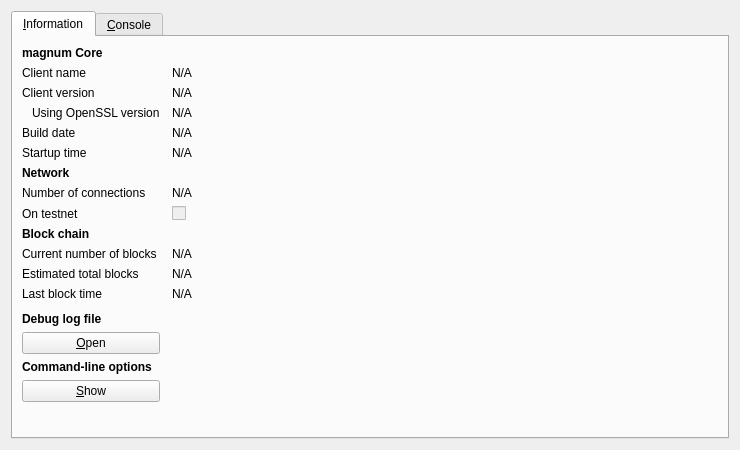
<?xml version="1.0" encoding="UTF-8"?>
<ui version="4.0">
 <class>RPCConsole</class>
 <widget class="QDialog" name="RPCConsole">
  <property name="geometry">
   <rect>
    <x>0</x>
    <y>0</y>
    <width>740</width>
    <height>450</height>
   </rect>
  </property>
  <property name="windowTitle">
   <string>magnum - Debug window</string>
  </property>
  <layout class="QVBoxLayout" name="verticalLayout_2">
   <item>
    <widget class="QTabWidget" name="tabWidget">
     <property name="currentIndex">
      <number>0</number>
     </property>
     <widget class="QWidget" name="tab_info">
      <attribute name="title">
       <string>&amp;Information</string>
      </attribute>
      <layout class="QGridLayout" name="gridLayout" columnstretch="0,1">
       <property name="horizontalSpacing">
        <number>12</number>
       </property>
       <item row="0" column="0">
        <widget class="QLabel" name="label_9">
         <property name="font">
          <font>
           <weight>75</weight>
           <bold>true</bold>
          </font>
         </property>
         <property name="text">
          <string>magnum Core</string>
         </property>
        </widget>
       </item>
       <item row="1" column="0">
        <widget class="QLabel" name="label_5">
         <property name="text">
          <string>Client name</string>
         </property>
        </widget>
       </item>
       <item row="1" column="1">
        <widget class="QLabel" name="clientName">
         <property name="cursor">
          <cursorShape>IBeamCursor</cursorShape>
         </property>
         <property name="text">
          <string>N/A</string>
         </property>
         <property name="textFormat">
          <enum>Qt::PlainText</enum>
         </property>
         <property name="textInteractionFlags">
          <set>Qt::LinksAccessibleByMouse|Qt::TextSelectableByKeyboard|Qt::TextSelectableByMouse</set>
         </property>
        </widget>
       </item>
       <item row="2" column="0">
        <widget class="QLabel" name="label_6">
         <property name="text">
          <string>Client version</string>
         </property>
        </widget>
       </item>
       <item row="2" column="1">
        <widget class="QLabel" name="clientVersion">
         <property name="cursor">
          <cursorShape>IBeamCursor</cursorShape>
         </property>
         <property name="text">
          <string>N/A</string>
         </property>
         <property name="textFormat">
          <enum>Qt::PlainText</enum>
         </property>
         <property name="textInteractionFlags">
          <set>Qt::LinksAccessibleByMouse|Qt::TextSelectableByKeyboard|Qt::TextSelectableByMouse</set>
         </property>
        </widget>
       </item>
       <item row="3" column="0">
        <widget class="QLabel" name="label_14">
         <property name="text">
          <string>Using OpenSSL version</string>
         </property>
         <property name="indent">
          <number>10</number>
         </property>
        </widget>
       </item>
       <item row="3" column="1">
        <widget class="QLabel" name="openSSLVersion">
         <property name="cursor">
          <cursorShape>IBeamCursor</cursorShape>
         </property>
         <property name="text">
          <string>N/A</string>
         </property>
         <property name="textFormat">
          <enum>Qt::PlainText</enum>
         </property>
         <property name="textInteractionFlags">
          <set>Qt::LinksAccessibleByMouse|Qt::TextSelectableByKeyboard|Qt::TextSelectableByMouse</set>
         </property>
        </widget>
       </item>
       <item row="4" column="0">
        <widget class="QLabel" name="label_12">
         <property name="text">
          <string>Build date</string>
         </property>
        </widget>
       </item>
       <item row="4" column="1">
        <widget class="QLabel" name="buildDate">
         <property name="cursor">
          <cursorShape>IBeamCursor</cursorShape>
         </property>
         <property name="text">
          <string>N/A</string>
         </property>
         <property name="textFormat">
          <enum>Qt::PlainText</enum>
         </property>
         <property name="textInteractionFlags">
          <set>Qt::LinksAccessibleByMouse|Qt::TextSelectableByKeyboard|Qt::TextSelectableByMouse</set>
         </property>
        </widget>
       </item>
       <item row="5" column="0">
        <widget class="QLabel" name="label_13">
         <property name="text">
          <string>Startup time</string>
         </property>
        </widget>
       </item>
       <item row="5" column="1">
        <widget class="QLabel" name="startupTime">
         <property name="cursor">
          <cursorShape>IBeamCursor</cursorShape>
         </property>
         <property name="text">
          <string>N/A</string>
         </property>
         <property name="textFormat">
          <enum>Qt::PlainText</enum>
         </property>
         <property name="textInteractionFlags">
          <set>Qt::LinksAccessibleByMouse|Qt::TextSelectableByKeyboard|Qt::TextSelectableByMouse</set>
         </property>
        </widget>
       </item>
       <item row="6" column="0">
        <widget class="QLabel" name="label_11">
         <property name="font">
          <font>
           <weight>75</weight>
           <bold>true</bold>
          </font>
         </property>
         <property name="text">
          <string>Network</string>
         </property>
        </widget>
       </item>
       <item row="7" column="0">
        <widget class="QLabel" name="label_7">
         <property name="text">
          <string>Number of connections</string>
         </property>
        </widget>
       </item>
       <item row="7" column="1">
        <widget class="QLabel" name="numberOfConnections">
         <property name="cursor">
          <cursorShape>IBeamCursor</cursorShape>
         </property>
         <property name="text">
          <string>N/A</string>
         </property>
         <property name="textFormat">
          <enum>Qt::PlainText</enum>
         </property>
         <property name="textInteractionFlags">
          <set>Qt::LinksAccessibleByMouse|Qt::TextSelectableByKeyboard|Qt::TextSelectableByMouse</set>
         </property>
        </widget>
       </item>
       <item row="8" column="0">
        <widget class="QLabel" name="label_8">
         <property name="text">
          <string>On testnet</string>
         </property>
        </widget>
       </item>
       <item row="8" column="1">
        <widget class="QCheckBox" name="isTestNet">
         <property name="enabled">
          <bool>false</bool>
         </property>
         <property name="text">
          <string/>
         </property>
        </widget>
       </item>
       <item row="9" column="0">
        <widget class="QLabel" name="label_10">
         <property name="font">
          <font>
           <weight>75</weight>
           <bold>true</bold>
          </font>
         </property>
         <property name="text">
          <string>Block chain</string>
         </property>
        </widget>
       </item>
       <item row="10" column="0">
        <widget class="QLabel" name="label_3">
         <property name="text">
          <string>Current number of blocks</string>
         </property>
        </widget>
       </item>
       <item row="10" column="1">
        <widget class="QLabel" name="numberOfBlocks">
         <property name="cursor">
          <cursorShape>IBeamCursor</cursorShape>
         </property>
         <property name="text">
          <string>N/A</string>
         </property>
         <property name="textFormat">
          <enum>Qt::PlainText</enum>
         </property>
         <property name="textInteractionFlags">
          <set>Qt::LinksAccessibleByMouse|Qt::TextSelectableByKeyboard|Qt::TextSelectableByMouse</set>
         </property>
        </widget>
       </item>
       <item row="11" column="0">
        <widget class="QLabel" name="label_4">
         <property name="text">
          <string>Estimated total blocks</string>
         </property>
        </widget>
       </item>
       <item row="11" column="1">
        <widget class="QLabel" name="totalBlocks">
         <property name="cursor">
          <cursorShape>IBeamCursor</cursorShape>
         </property>
         <property name="text">
          <string>N/A</string>
         </property>
         <property name="textFormat">
          <enum>Qt::PlainText</enum>
         </property>
         <property name="textInteractionFlags">
          <set>Qt::LinksAccessibleByMouse|Qt::TextSelectableByKeyboard|Qt::TextSelectableByMouse</set>
         </property>
        </widget>
       </item>
       <item row="12" column="0">
        <widget class="QLabel" name="label_2">
         <property name="text">
          <string>Last block time</string>
         </property>
        </widget>
       </item>
       <item row="12" column="1">
        <widget class="QLabel" name="lastBlockTime">
         <property name="cursor">
          <cursorShape>IBeamCursor</cursorShape>
         </property>
         <property name="text">
          <string>N/A</string>
         </property>
         <property name="textFormat">
          <enum>Qt::PlainText</enum>
         </property>
         <property name="textInteractionFlags">
          <set>Qt::LinksAccessibleByMouse|Qt::TextSelectableByKeyboard|Qt::TextSelectableByMouse</set>
         </property>
        </widget>
       </item>
       <item row="13" column="0">
        <spacer name="verticalSpacer_2">
         <property name="orientation">
          <enum>Qt::Vertical</enum>
         </property>
         <property name="sizeHint" stdset="0">
          <size>
           <width>20</width>
           <height>20</height>
          </size>
         </property>
        </spacer>
       </item>
       <item row="14" column="0">
        <widget class="QLabel" name="labelDebugLogfile">
         <property name="font">
          <font>
           <weight>75</weight>
           <bold>true</bold>
          </font>
         </property>
         <property name="text">
          <string>Debug log file</string>
         </property>
        </widget>
       </item>
       <item row="15" column="0">
        <widget class="QPushButton" name="openDebugLogfileButton">
         <property name="toolTip">
          <string>Open the magnum debug log file from the current data directory. This can take a few seconds for large log files.</string>
         </property>
         <property name="text">
          <string>&amp;Open</string>
         </property>
         <property name="autoDefault">
          <bool>false</bool>
         </property>
        </widget>
       </item>
       <item row="16" column="0">
        <widget class="QLabel" name="labelCLOptions">
         <property name="font">
          <font>
           <weight>75</weight>
           <bold>true</bold>
          </font>
         </property>
         <property name="text">
          <string>Command-line options</string>
         </property>
        </widget>
       </item>
       <item row="17" column="0">
        <widget class="QPushButton" name="showCLOptionsButton">
         <property name="toolTip">
          <string>Show the magnum-Qt help message to get a list with possible magnum command-line options.</string>
         </property>
         <property name="text">
          <string>&amp;Show</string>
         </property>
         <property name="autoDefault">
          <bool>false</bool>
         </property>
        </widget>
       </item>
       <item row="18" column="0">
        <spacer name="verticalSpacer">
         <property name="orientation">
          <enum>Qt::Vertical</enum>
         </property>
         <property name="sizeHint" stdset="0">
          <size>
           <width>20</width>
           <height>40</height>
          </size>
         </property>
        </spacer>
       </item>
      </layout>
     </widget>
     <widget class="QWidget" name="tab_console">
      <attribute name="title">
       <string>&amp;Console</string>
      </attribute>
      <layout class="QVBoxLayout" name="verticalLayout_3">
       <property name="spacing">
        <number>3</number>
       </property>
       <item>
        <widget class="QTextEdit" name="messagesWidget">
         <property name="minimumSize">
          <size>
           <width>0</width>
           <height>100</height>
          </size>
         </property>
         <property name="readOnly">
          <bool>true</bool>
         </property>
         <property name="tabKeyNavigation" stdset="0">
          <bool>false</bool>
         </property>
         <property name="columnCount" stdset="0">
          <number>2</number>
         </property>
        </widget>
       </item>
       <item>
        <layout class="QHBoxLayout" name="horizontalLayout">
         <property name="spacing">
          <number>3</number>
         </property>
         <item>
          <widget class="QLabel" name="label">
           <property name="text">
            <string notr="true">&gt;</string>
           </property>
          </widget>
         </item>
         <item>
          <widget class="QLineEdit" name="lineEdit"/>
         </item>
         <item>
          <widget class="QPushButton" name="clearButton">
           <property name="maximumSize">
            <size>
             <width>24</width>
             <height>24</height>
            </size>
           </property>
           <property name="toolTip">
            <string>Clear console</string>
           </property>
           <property name="text">
            <string/>
           </property>
           <property name="icon">
            <iconset resource="../bitcoin.qrc">
             <normaloff>:/icons/remove</normaloff>:/icons/remove</iconset>
           </property>
           <property name="shortcut">
            <string notr="true">Ctrl+L</string>
           </property>
           <property name="autoDefault">
            <bool>false</bool>
           </property>
          </widget>
         </item>
        </layout>
       </item>
      </layout>
     </widget>
    </widget>
   </item>
  </layout>
 </widget>
 <resources>
  <include location="../bitcoin.qrc"/>
 </resources>
 <connections/>
</ui>
